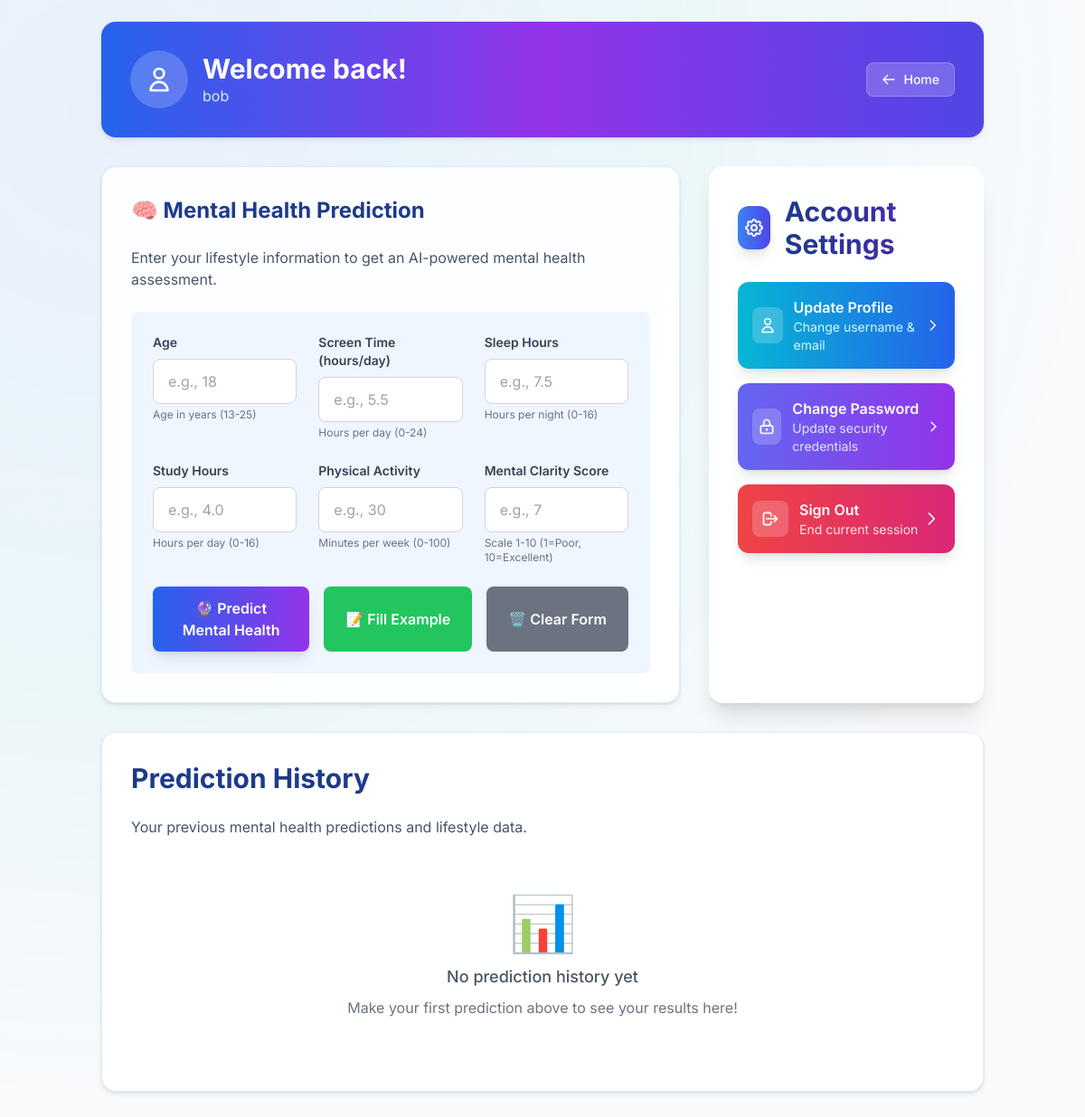
Before: /youth-mental-web/pages/user_dashboard.php (signed in) with the older database file.
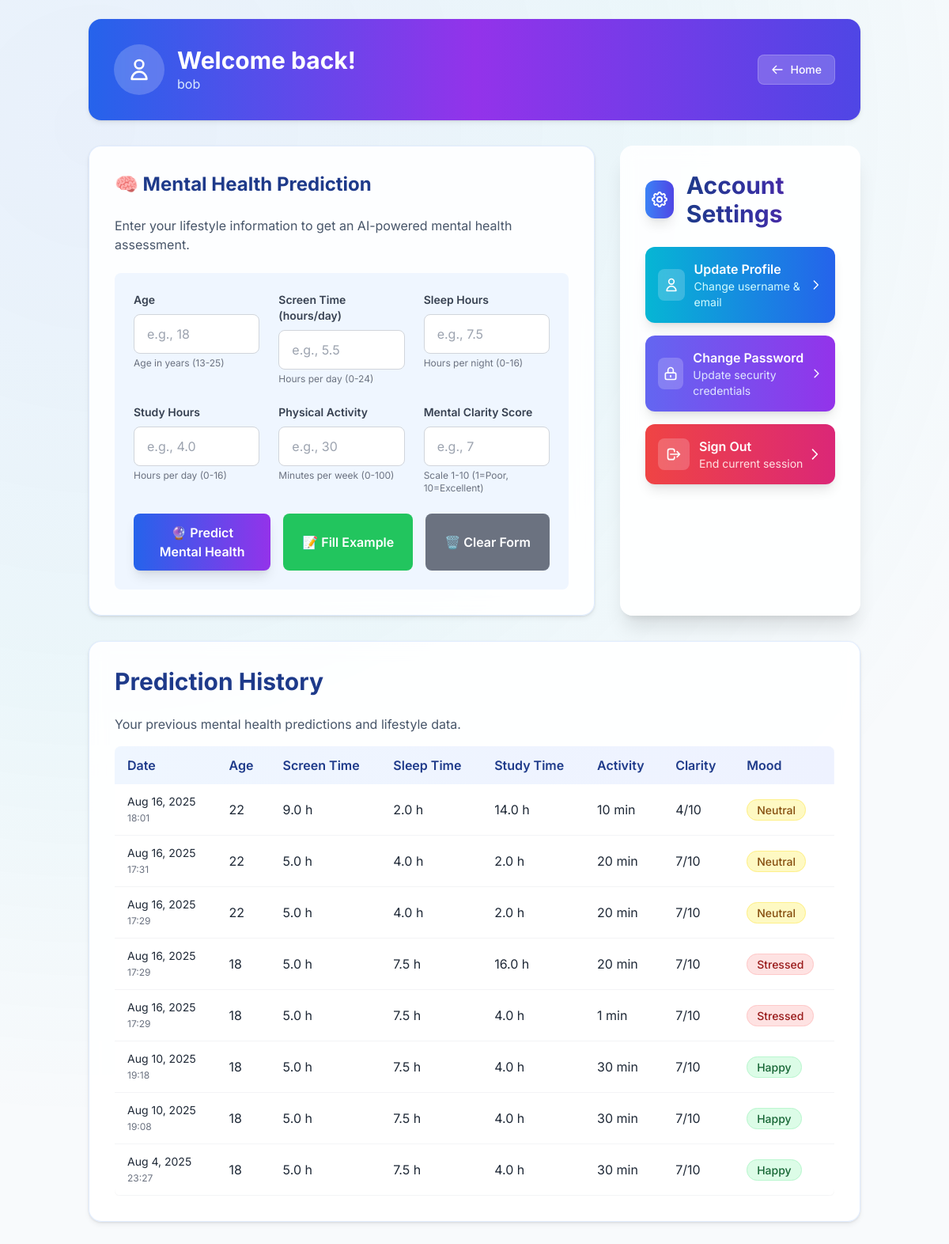
After: the same page with the newer database file.
### tables this page shows
CREATE TABLE `prediction_history` (
  `id` int(11) NOT NULL,
  `user_id` int(11) NOT NULL,
  `age` int(11) NOT NULL,
  `screen_time` decimal(4,1) NOT NULL,
  `sleep_hours` decimal(4,1) NOT NULL,
  `study_hours` decimal(4,1) NOT NULL,
  `physical_activity` int(11) NOT NULL,
  `mental_clarity_score` int(11) NOT NULL,
  `mood` varchar(50) NOT NULL,
  `created_at` datetime NOT NULL DEFAULT current_timestamp()
);

### youth-mental-web/pages/user_dashboard.php (the view, shortened to what the rows shown need)
<?php
require_once '../config/config.php';
?>
<!DOCTYPE html>
<html lang="en">
<head>
    <script src="https://cdn.tailwindcss.com"></script>
</head>
<body>
    <div class="container">
        <main class="grid grid-cols-1 lg:grid-cols-3 gap-8">
            <section id="user-info-section"
                class="card lg:col-span-3 flex justify-between items-center bg-gradient-to-r from-blue-600 via-purple-600 to-indigo-600 text-white border-0">
                <div class="flex items-center space-x-4">
                    <div>
                        <h1 class="text-2xl md:text-3xl font-bold">Welcome back!</h1>
                    </div>
                </div>
            </section>
            <section id="prediction-section" class="card lg:col-span-2">
                <h2 class="text-2xl font-bold text-blue-900 mb-6">🧠 Mental Health Prediction</h2>
            </section>
            <section id="user-actions-section" class="card lg:col-span-1 border-0 shadow-xl">
                <div class="flex items-center mb-6">
                    <h1
                        class="text-2xl md:text-3xl font-bold bg-gradient-to-r from-blue-900 via-indigo-800 to-purple-800 bg-clip-text text-transparent">
                        Account Settings</h1>
                </div>
            </section>
            <section id="project-overview-section" class="card mb-8 lg:col-span-3">
                <h1 class="text-2xl md:text-3xl font-bold text-blue-900 mb-6">Prediction History</h1>
                <?php
                try {
                    $stmt = $pdo->prepare("SELECT * FROM prediction_history WHERE user_id = ? ORDER BY created_at DESC LIMIT 10");
                    $stmt->execute([$_SESSION['user_id']]);
                    $history = $stmt->fetchAll(PDO::FETCH_ASSOC);
                } catch (PDOException $e) {
                    $history = [];
                    error_log("Failed to fetch history: " . $e->getMessage());
                }
                ?>
                <?php if (!empty($history)): ?>
                    <div class="overflow-x-auto">
                        <table class="min-w-full bg-white text-gray-800 rounded-lg overflow-hidden shadow-sm">
                            <thead class="bg-gradient-to-r from-blue-50 to-indigo-50">
                                <tr>
                                    <th class="py-3 px-4 text-left font-semibold text-blue-900">Date</th>
                                    <th class="py-3 px-4 text-left font-semibold text-blue-900">Age</th>
                                    <th class="py-3 px-4 text-left font-semibold text-blue-900">Screen Time</th>
                                    <th class="py-3 px-4 text-left font-semibold text-blue-900">Sleep Time</th>
                                    <th class="py-3 px-4 text-left font-semibold text-blue-900">Study Time</th>
                                    <th class="py-3 px-4 text-left font-semibold text-blue-900">Activity</th>
                                    <th class="py-3 px-4 text-left font-semibold text-blue-900">Clarity</th>
                                    <th class="py-3 px-4 text-left font-semibold text-blue-900">Mood</th>
                                </tr>
                            </thead>
                            <tbody>
                                <?php foreach ($history as $record): ?>
                                    <tr class="border-b border-gray-100 hover:bg-blue-25 transition-colors duration-150">
                                        <td class="py-3 px-4 text-sm">
                                            <?php echo date('M j, Y', strtotime($record['created_at'])); ?>
                                            <br><span
                                                class="text-xs text-gray-500"><?php echo date('H:i', strtotime($record['created_at'])); ?></span>
                                        </td>
                                        <td class="py-3 px-4"><?php echo htmlspecialchars($record['age']); ?></td>
                                        <td class="py-3 px-4"><?php echo htmlspecialchars($record['screen_time']); ?> h</td>
                                        <td class="py-3 px-4"><?php echo htmlspecialchars($record['sleep_hours']); ?> h</td>
                                        <td class="py-3 px-4"><?php echo htmlspecialchars($record['study_hours']); ?> h</td>
                                        <td class="py-3 px-4"><?php echo htmlspecialchars($record['physical_activity']); ?> min
                                        </td>
                                        <td class="py-3 px-4">
                                            <?php echo htmlspecialchars($record['mental_clarity_score']); ?>/10
                                        </td>
                                        <td class="py-3 px-4">
                                            <span class="px-3 py-1 rounded-full text-sm font-medium
                                                <?php
                                                $mood = strtolower($record['mood']);
                                                if (strpos($mood, 'happy') !== false || strpos($mood, 'positive') !== false) {
                                                    echo 'bg-green-100 text-green-800 border border-green-200';
                                                } elseif (strpos($mood, 'neutral') !== false) {
                                                    echo 'bg-yellow-100 text-yellow-800 border border-yellow-200';
                                                } else {
                                                    echo 'bg-red-100 text-red-800 border border-red-200';
                                                }
                                                ?>">
                                                <?php echo htmlspecialchars($record['mood']); ?>
                                            </span>
                                        </td>
                                    </tr>
                                <?php endforeach; ?>
                            </tbody>
                        </table>
                    </div>
                <?php endif; ?>
            </section>
        </main>
    </div>
</body>
</html>

Changed rows visible on the page:
added prediction_history: created_at "Aug 16, 2025", created_at "18:01", age "22", screen_time "9.0", sleep_hours "2.0", study_hours "14.0", physical_activity "10", mental_clarity_score "4", mood "Neutral"
added prediction_history: created_at "Aug 16, 2025", created_at "17:31", age "22", screen_time "5.0", sleep_hours "4.0", study_hours "2.0", physical_activity "20", mental_clarity_score "7", mood "Neutral"
added prediction_history: created_at "Aug 16, 2025", created_at "17:29", age "22", screen_time "5.0", sleep_hours "4.0", study_hours "2.0", physical_activity "20", mental_clarity_score "7", mood "Neutral"
added prediction_history: created_at "Aug 16, 2025", created_at "17:29", age "18", screen_time "5.0", sleep_hours "7.5", study_hours "16.0", physical_activity "20", mental_clarity_score "7", mood "Stressed"
added prediction_history: created_at "Aug 16, 2025", created_at "17:29", age "18", screen_time "5.0", sleep_hours "7.5", study_hours "4.0", physical_activity "1", mental_clarity_score "7", mood "Stressed"
added prediction_history: created_at "Aug 10, 2025", created_at "19:18", age "18", screen_time "5.0", sleep_hours "7.5", study_hours "4.0", physical_activity "30", mental_clarity_score "7", mood "Happy"
added prediction_history: created_at "Aug 10, 2025", created_at "19:08", age "18", screen_time "5.0", sleep_hours "7.5", study_hours "4.0", physical_activity "30", mental_clarity_score "7", mood "Happy"
added prediction_history: created_at "Aug 4, 2025", created_at "23:27", age "18", screen_time "5.0", sleep_hours "7.5", study_hours "4.0", physical_activity "30", mental_clarity_score "7", mood "Happy"
Other visible differences:
text no longer shown: "📊 No prediction history yet Make your first prediction above to see your results here!"
text now shown: "Date Age Screen Time Sleep Time Study Time Activity Clarity Mood"
